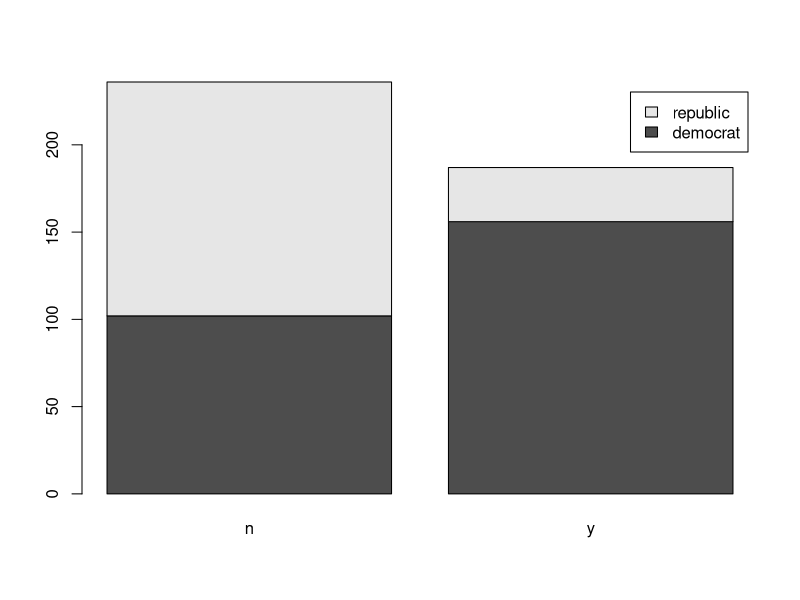
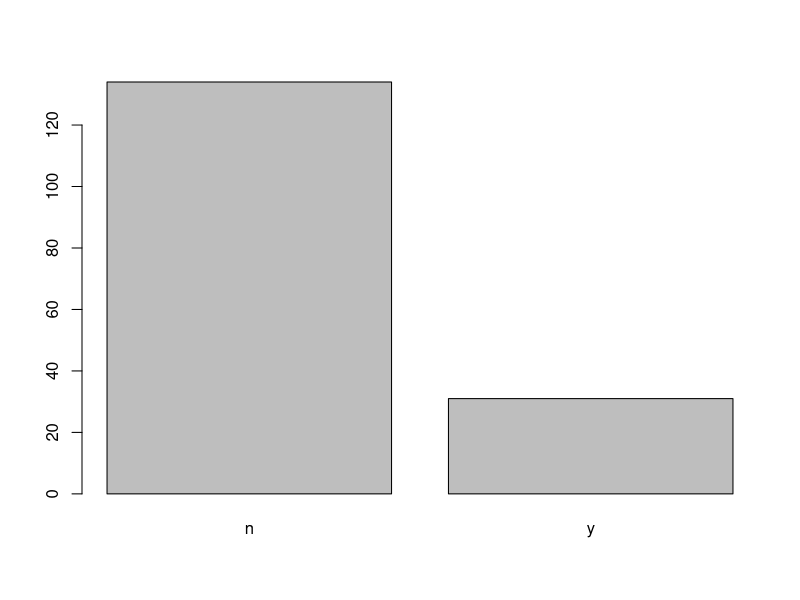
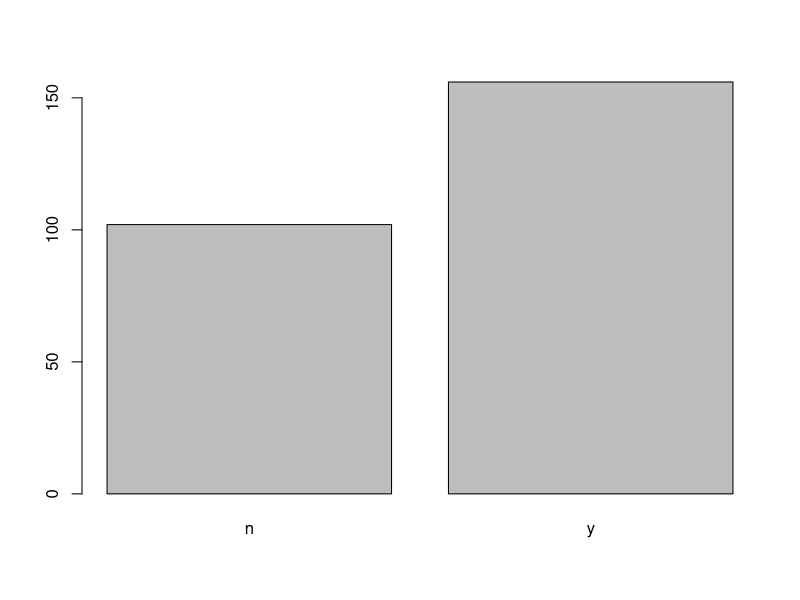

Write R code to recreate these figures, in order.
# we load mlbench, fetch the dataset 

library(mlbench)

# uploading housevotes dataset 

data()
data("HouseVotes84")
View(HouseVotes84)
mydata<-na.omit(HouseVotes84) # remove missing data vlaues
View(mydata)
help("HouseVotes84")

# Exploratory Data Analysis

summary(HouseVotes84)
summary(mydata)

barplot(table(as.factor(HouseVotes84[,1]),as.factor(HouseVotes84[,2])),legend=c("democrat","republic"))
plot(as.factor(HouseVotes84[HouseVotes84$Class=="republican",2]))
plot(as.factor(HouseVotes84[HouseVotes84$Class=="democrat",2]))
str(HouseVotes84)
str(mydata)


#train_x<-HouseVotes84[,c()]
# imputing missing values 
# We do this by randomly assigning values ( y or n) to NAs, based on the proportion of members 
#of a party who have voted y or n

#na.omit(train)
#newdata <- na.omit(is.null(NA))
#View(newdata)

set.seed(3)
train<-order(runif(290))
test<--train
View(train)
View(test)

# Divide the data into Training and Testing Data 

training<-HouseVotes84[train,]
View(training)
testing<-HouseVotes84[test,]
View(testing)

# Building the naive Baye model

library(e1071)

model<-naiveBayes(training$Class~.,data=training)
model

# Predicting the model on Test data

pred<-predict(model,newdata = testing[,-1])
mean(pred==testing[,1])
